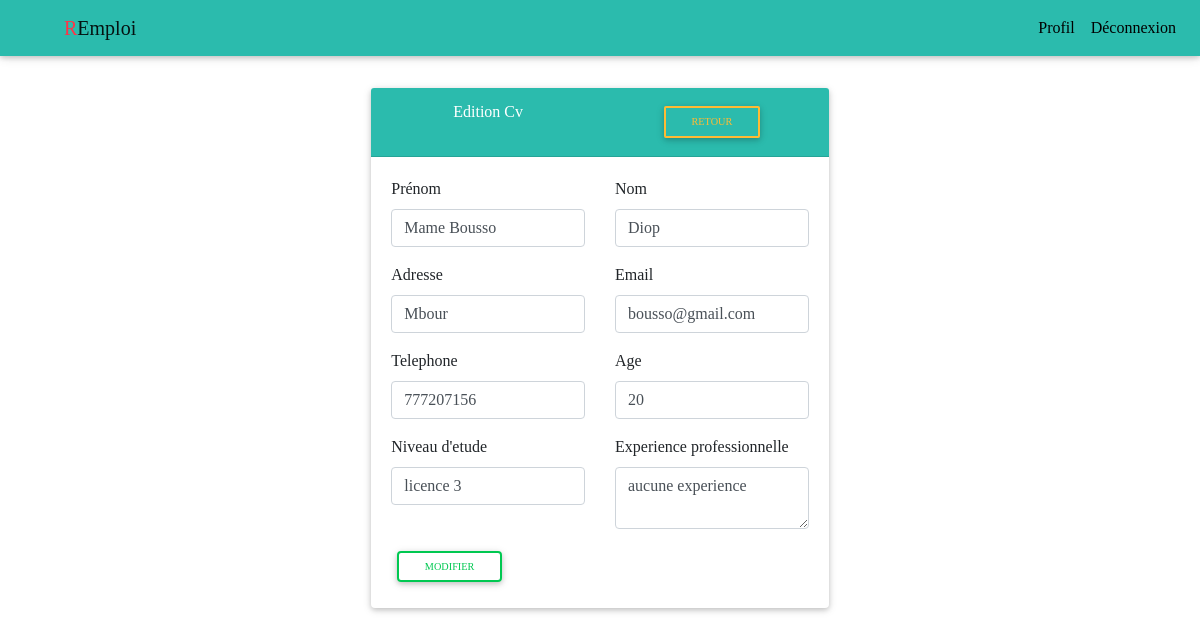
Screenshot of /?page=editCv&id=2 (signed in) with the database file from the repository.
### tables this page shows
CREATE TABLE `cv` (
  `id` int(11) NOT NULL,
  `prenom` varchar(50) DEFAULT NULL,
  `nom` varchar(50) DEFAULT NULL,
  `age` int(11) DEFAULT NULL,
  `adresse` varchar(100) DEFAULT NULL,
  `email` varchar(200) DEFAULT NULL,
  `tel` varchar(16) DEFAULT NULL,
  `level` varchar(100) DEFAULT NULL,
  `experience` text DEFAULT NULL,
  `user_id` int(11) DEFAULT NULL
);

### controller/editCvController.php (called while the page is built, shortened)
<?php
require_once('views/editCv.php');

### model/Database.php (called while the page is built, shortened)
<?php
	class Database
	{
		private $db;
		function __construct($dbname, $user = "root", $mdp = "")
		{
			try {
				$this->db = new PDO('mysql:host=localhost;dbname='.$dbname, $user, $mdp);
				$this->db->setAttribute(PDO::ATTR_ERRMODE, PDO::ERRMODE_WARNING);
			} catch (PDOException $e) {
				die('Erreur: '.$e->getMessage());
			}
		}
		public function getDB(){return $this->db;}
		public function getCvById($id)
		{
			try {
				$q = $this->getDB()->prepare('SELECT * FROM CV WHERE id =:id');
				$q->execute([
					'id' => $id,
				]);
			} catch (PDOException $e) {
				die('Erreur: ' . $e->getMessage());
			}
			return $q->fetch(PDO::FETCH_OBJ);
		}
}

### views/editCv.php (the view, shortened to what this page needs)
<div class="container col-md-5">
    <div class="card">
        <div class="card-header text-center bg-default">
            <div class="row">
                <div class="col-md-6 text-white">
                    Edition Cv
                </div>
                <div class="col-md-6"> <a href="?page=profil" class="btn btn-outline-warning rotateInUpLeft btn-sm">Retour</a></div>
            </div>
        </div>
        <div class="card-body">
            <form method="POST">
                <div class="row">
                    <div class="form-group col">
                        <label for="prenom">Prénom</label>
                        <input type="text" name="prenom" value="<?= $cv->prenom ?>" class="form-control" required>
                    </div>
                    <div class="form-group col">
                        <label for="nom">Nom</label>
                        <input type="text" value="<?= $cv->nom ?>" name="nom" class="form-control" required>
                    </div>
                </div>
                <div class="row">
                    <div class="form-group col">
                        <label for="adresse">Adresse</label>
                        <input type="text" name="adresse" value="<?= $cv->adresse ?>" class="form-control" required>
                    </div>
                    <div class="form-group col">
                        <label for="email">Email</label>
                        <input type="email" name="email" value="<?= $cv->email ?>" class="form-control" required>
                    </div>
                </div>
                <div class="row">
                    <div class="form-group col">
                        <label for="tel">Telephone</label>
                        <input type="text" name="tel" value="<?= $cv->tel ?>" class="form-control" required>
                    </div>
                    <div class="form-group col">
                        <label for="age">Age</label>
                        <input type="number" name="age" class="form-control" value="<?= $cv->age ?>" required>
                    </div>
                </div>
                <div class="row">
                    <div class="form-group col">
                        <label for="level">Niveau d'etude</label>
                        <input type="text" name="level" value="<?= $cv->level ?>" class="form-control" required>
                    </div>
                    <div class="form-group col">
                        <label for="age">Experience professionnelle</label>
                        <textarea name="experience" required class="form-control"><?= $cv->experience ?></textarea>
                    </div>
                </div>
                <button type="submit" name="editCv" class="btn btn-outline-success btn-sm rounded">Modifier</button>
            </form>
        </div>
    </div>
</div>

### assets/css/main.css (style rules this page uses)
body { font-family: Constanian; }

### rows the page displays
cv: prenom "Mame Bousso", nom "Diop", adresse "Mbour", email "bousso@gmail.com", tel "777207156", age "20", level "licence 3", experience "aucune experience"
